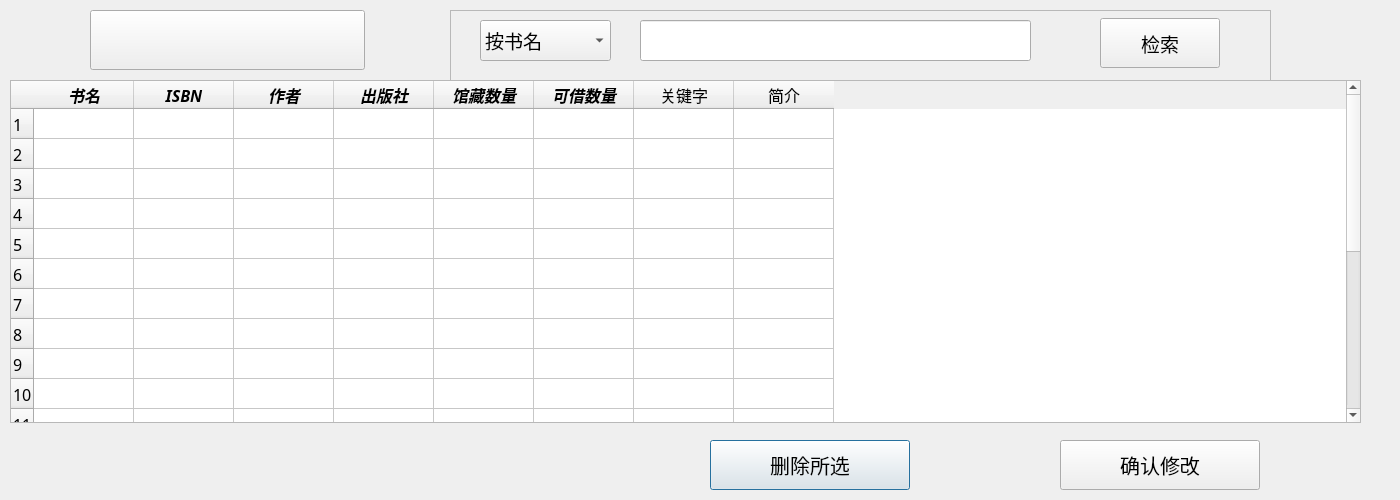
<?xml version="1.0" encoding="UTF-8"?>
<ui version="4.0">
 <class>managebooks</class>
 <widget class="QDialog" name="managebooks">
  <property name="geometry">
   <rect>
    <x>0</x>
    <y>0</y>
    <width>1400</width>
    <height>500</height>
   </rect>
  </property>
  <property name="windowTitle">
   <string>Dialog</string>
  </property>
  <widget class="QPushButton" name="pushButton">
   <property name="geometry">
    <rect>
     <x>710</x>
     <y>440</y>
     <width>200</width>
     <height>50</height>
    </rect>
   </property>
   <property name="font">
    <font>
     <family>迷你简稚艺</family>
     <pointsize>15</pointsize>
    </font>
   </property>
   <property name="text">
    <string>删除所选</string>
   </property>
   <property name="iconSize">
    <size>
     <width>40</width>
     <height>40</height>
    </size>
   </property>
  </widget>
  <widget class="QFrame" name="frame">
   <property name="geometry">
    <rect>
     <x>450</x>
     <y>10</y>
     <width>821</width>
     <height>71</height>
    </rect>
   </property>
   <property name="font">
    <font>
     <family>迷你简稚艺</family>
     <pointsize>12</pointsize>
    </font>
   </property>
   <property name="frameShape">
    <enum>QFrame::StyledPanel</enum>
   </property>
   <property name="frameShadow">
    <enum>QFrame::Raised</enum>
   </property>
   <widget class="QLineEdit" name="lineEdit">
    <property name="geometry">
     <rect>
      <x>190</x>
      <y>10</y>
      <width>391</width>
      <height>41</height>
     </rect>
    </property>
    <property name="font">
     <font>
      <family>黑体</family>
      <pointsize>14</pointsize>
     </font>
    </property>
   </widget>
   <widget class="QPushButton" name="pushButton_5">
    <property name="geometry">
     <rect>
      <x>650</x>
      <y>8</y>
      <width>120</width>
      <height>50</height>
     </rect>
    </property>
    <property name="font">
     <font>
      <family>迷你简稚艺</family>
      <pointsize>14</pointsize>
     </font>
    </property>
    <property name="text">
     <string>检索</string>
    </property>
    <property name="iconSize">
     <size>
      <width>40</width>
      <height>40</height>
     </size>
    </property>
   </widget>
   <widget class="QComboBox" name="comboBox">
    <property name="geometry">
     <rect>
      <x>30</x>
      <y>10</y>
      <width>131</width>
      <height>41</height>
     </rect>
    </property>
    <property name="font">
     <font>
      <pointsize>14</pointsize>
     </font>
    </property>
    <item>
     <property name="text">
      <string>按书名</string>
     </property>
    </item>
    <item>
     <property name="text">
      <string>ISBN</string>
     </property>
    </item>
    <item>
     <property name="text">
      <string>作者</string>
     </property>
    </item>
    <item>
     <property name="text">
      <string>出版社</string>
     </property>
    </item>
   </widget>
  </widget>
  <widget class="QPushButton" name="pushButton_6">
   <property name="enabled">
    <bool>true</bool>
   </property>
   <property name="geometry">
    <rect>
     <x>1060</x>
     <y>440</y>
     <width>200</width>
     <height>50</height>
    </rect>
   </property>
   <property name="font">
    <font>
     <family>迷你简稚艺</family>
     <pointsize>15</pointsize>
    </font>
   </property>
   <property name="text">
    <string>确认修改</string>
   </property>
   <property name="iconSize">
    <size>
     <width>20</width>
     <height>20</height>
    </size>
   </property>
  </widget>
  <widget class="QTableWidget" name="tableWidget">
   <property name="geometry">
    <rect>
     <x>10</x>
     <y>80</y>
     <width>1351</width>
     <height>343</height>
    </rect>
   </property>
   <property name="font">
    <font>
     <family>黑体</family>
     <pointsize>12</pointsize>
    </font>
   </property>
   <property name="rowCount">
    <number>20</number>
   </property>
   <property name="columnCount">
    <number>8</number>
   </property>
   <row/>
   <row/>
   <row/>
   <row/>
   <row/>
   <row/>
   <row/>
   <row/>
   <row/>
   <row/>
   <row/>
   <row/>
   <row/>
   <row/>
   <row/>
   <row/>
   <row/>
   <row/>
   <row/>
   <row/>
   <column>
    <property name="text">
     <string>书名</string>
    </property>
    <property name="font">
     <font>
      <family>迷你简稚艺</family>
      <pointsize>12</pointsize>
      <weight>75</weight>
      <italic>true</italic>
      <bold>true</bold>
     </font>
    </property>
   </column>
   <column>
    <property name="text">
     <string>ISBN</string>
    </property>
    <property name="font">
     <font>
      <family>迷你简稚艺</family>
      <pointsize>12</pointsize>
      <weight>75</weight>
      <italic>true</italic>
      <bold>true</bold>
     </font>
    </property>
   </column>
   <column>
    <property name="text">
     <string>作者</string>
    </property>
    <property name="font">
     <font>
      <family>迷你简稚艺</family>
      <pointsize>12</pointsize>
      <weight>75</weight>
      <italic>true</italic>
      <bold>true</bold>
     </font>
    </property>
   </column>
   <column>
    <property name="text">
     <string>出版社</string>
    </property>
    <property name="font">
     <font>
      <family>迷你简稚艺</family>
      <pointsize>12</pointsize>
      <weight>75</weight>
      <italic>true</italic>
      <bold>true</bold>
     </font>
    </property>
   </column>
   <column>
    <property name="text">
     <string>馆藏数量</string>
    </property>
    <property name="font">
     <font>
      <family>迷你简稚艺</family>
      <pointsize>12</pointsize>
      <weight>75</weight>
      <italic>true</italic>
      <bold>true</bold>
     </font>
    </property>
   </column>
   <column>
    <property name="text">
     <string>可借数量</string>
    </property>
    <property name="font">
     <font>
      <family>迷你简稚艺</family>
      <pointsize>12</pointsize>
      <weight>75</weight>
      <italic>true</italic>
      <bold>true</bold>
     </font>
    </property>
   </column>
   <column>
    <property name="text">
     <string>关键字</string>
    </property>
    <property name="font">
     <font>
      <family>迷你简稚艺</family>
      <pointsize>12</pointsize>
     </font>
    </property>
   </column>
   <column>
    <property name="text">
     <string>简介</string>
    </property>
    <property name="font">
     <font>
      <family>迷你简稚艺</family>
      <pointsize>12</pointsize>
     </font>
    </property>
   </column>
  </widget>
  <widget class="QPushButton" name="pushButton_4">
   <property name="geometry">
    <rect>
     <x>90</x>
     <y>10</y>
     <width>275</width>
     <height>60</height>
    </rect>
   </property>
   <property name="text">
    <string/>
   </property>
  </widget>
 </widget>
 <tabstops>
  <tabstop>comboBox</tabstop>
  <tabstop>lineEdit</tabstop>
  <tabstop>pushButton_5</tabstop>
  <tabstop>tableWidget</tabstop>
  <tabstop>pushButton</tabstop>
  <tabstop>pushButton_6</tabstop>
 </tabstops>
 <resources/>
 <connections/>
</ui>
